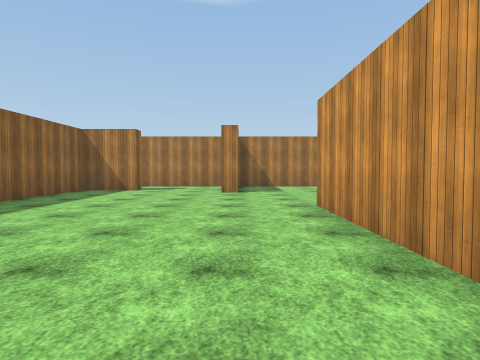
View 1 (above)

16 first-person views from a walk through a scene from a Unity 3-D project. The camera is 1.4 m above the floor, tilts 2° down and sees 75° across. The floor is counted in squares, 2 m on a side. Each view is taken from the middle of a square. On the plan, view 1 faces up. The plan holds only what a view shows up to about 10 squares ahead; the rest is blank. The place goes on beyond the plan. Some animated figures are not drawn. Surface patterns are stand-ins for the level's own textures.

View 2
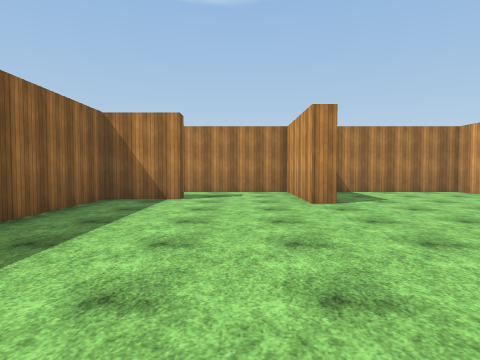

View 3
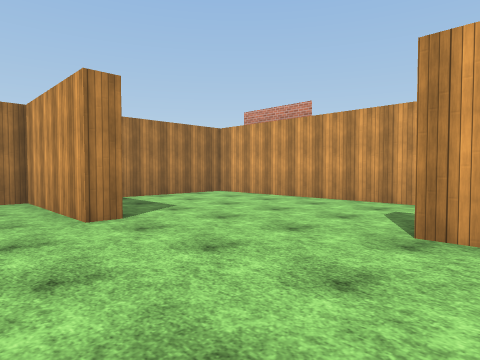

View 4
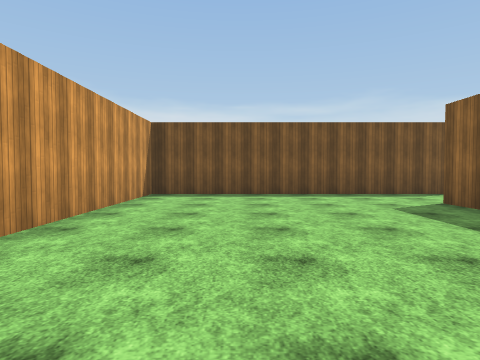

View 5
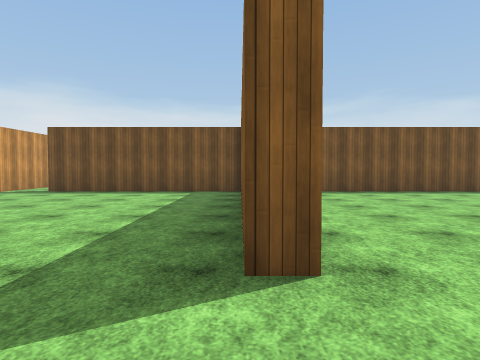

View 6
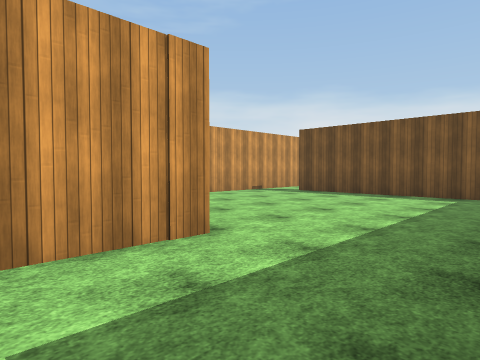

View 7
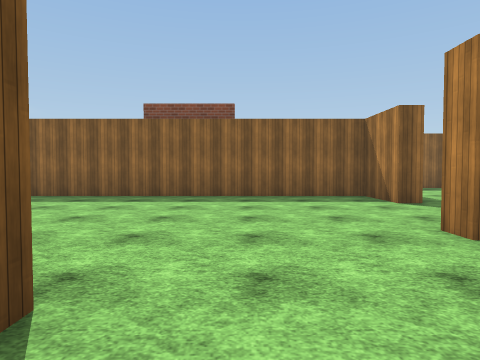

View 8
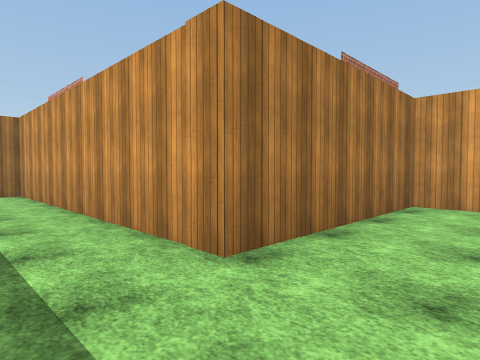

View 9
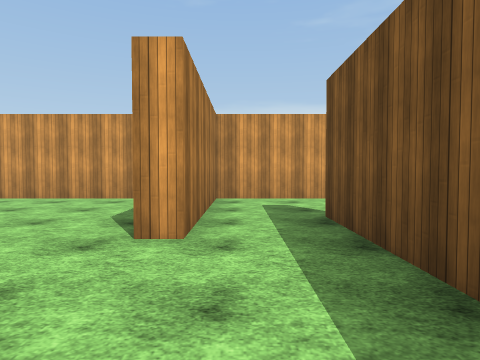

View 10
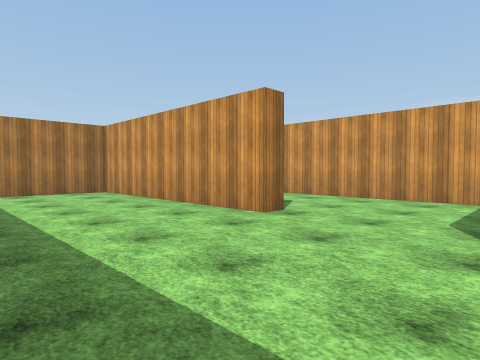

View 11
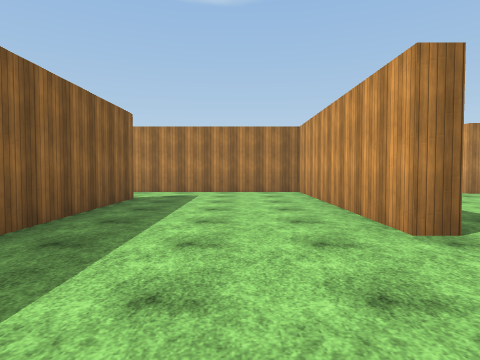

View 12
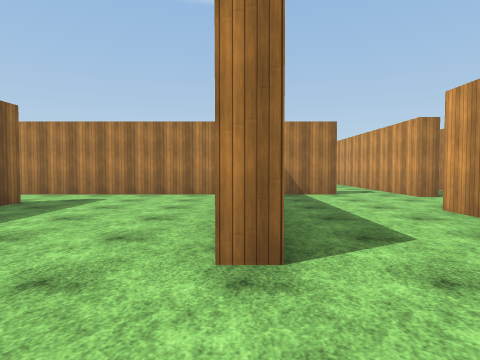

View 13
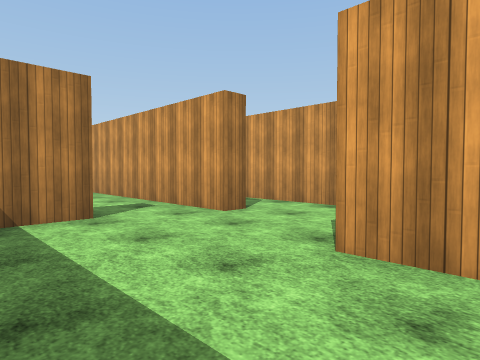

View 14
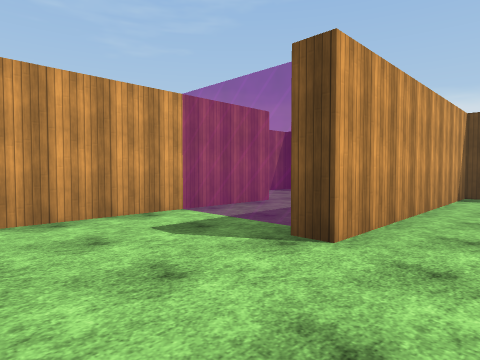

View 15
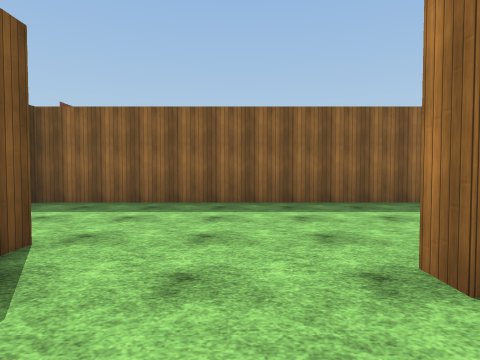

View 16
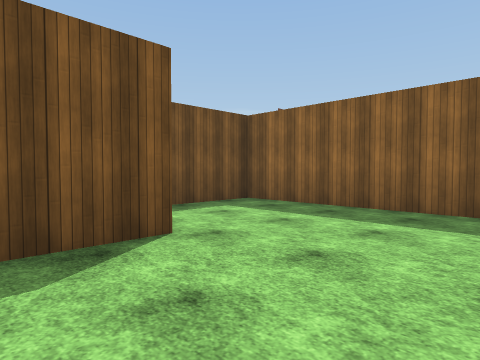

### Floor plan
Points are (right, up) in squares from view 1. A wall is a line through its corners. A room is listed if a view was taken in it or the views show most of it. See-through windows are left out.
Room 1 (views 1, 2, 3, 4, 5, 6, 7)
walls: (0, 9.3) (-0.6, 9.3) (-0.6, 12.6) (-4.9, 12.6); (4.7, 4.8) (4.7, 12.6) (0.9, 12.6); (-4.6, 10.7) (-3.4, 10.7) (-3.4, 10.2) (-5.1, 10.2) (-5.1, 0.6); (-5.6, -1.8) (1.5, -1.8) (1.5, 6) (2, 6)
ways out: opening at (3.5, 5) to room 2; opening at (-4, 12) to room 3; opening at (-5, -0.5)
Room 2 (view 8)
walls: (8.5, 4.8) (4.7, 4.8); (1.9, -1.8) (8, -1.8); (2, 6) (2, 3.6)
ways out: opening at (3.5, 5) to room 1; gap at (8, -2)
Room 3 (views 9, 10, 11, 12, 13, 14, 15, 16)
walls: (-3.6, 16.3) (-4.2, 16.3) (-4.2, 22.6) (-10.1, 22.6); (-8.5, 20.5) (-8.5, 10.7) (-4.6, 10.7); (-4.9, 12.6) (-4.9, 13.1) (-3.4, 13.1); (-1.3, 22.6) (-2.8, 22.6); (-0.6, 13) (-0.6, 19.3) (0, 19.3); (1.1, 21.8) (0.5, 21.8) (0.5, 23.5); (2.6, 18) (2.6, 23.4)
ways out: opening at (-4, 12) to room 1; opening at (-9, 21.5)

Where each view was taken, in squares from view 1:
view 1: 0 up, 0 right, facing up
view 2: 3 up, 2 left, facing up
view 3: 5 up, 2 left, facing up-right
view 4: 7 up, 1 left, facing down
view 5: 8 up, 2 right, facing down
view 6: 7 up, 2 right, facing down-right
view 7: 7 up, 3 right, facing left
view 8: 3 up, 3 right, facing up-right
view 9: 12 up, 8 left, facing right
view 10: 13 up, 8 left, facing up-right
view 11: 13 up, 6 left, facing up
view 12: 14 up, 4 left, facing up
view 13: 18 up, 3 left, facing up-right
view 14: 22 up, 2 left, facing down-right
view 15: 15 up, 2 left, facing left
view 16: 16 up, 3 left, facing down-left
